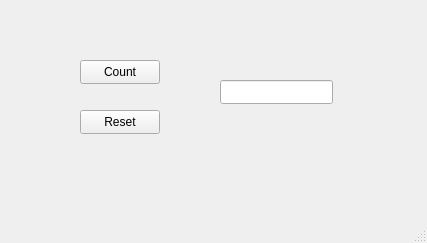
<?xml version="1.0" encoding="UTF-8"?>
<ui version="4.0">
 <class>MainWindow</class>
 <widget class="QMainWindow" name="MainWindow">
  <property name="geometry">
   <rect>
    <x>0</x>
    <y>0</y>
    <width>427</width>
    <height>243</height>
   </rect>
  </property>
  <property name="windowTitle">
   <string>MainWindow</string>
  </property>
  <widget class="QWidget" name="centralwidget">
   <widget class="QPushButton" name="countButton">
    <property name="geometry">
     <rect>
      <x>80</x>
      <y>60</y>
      <width>80</width>
      <height>24</height>
     </rect>
    </property>
    <property name="text">
     <string>Count</string>
    </property>
   </widget>
   <widget class="QPushButton" name="resetButton">
    <property name="geometry">
     <rect>
      <x>80</x>
      <y>110</y>
      <width>80</width>
      <height>24</height>
     </rect>
    </property>
    <property name="text">
     <string>Reset</string>
    </property>
   </widget>
   <widget class="QLineEdit" name="lineEdit">
    <property name="geometry">
     <rect>
      <x>220</x>
      <y>80</y>
      <width>113</width>
      <height>24</height>
     </rect>
    </property>
   </widget>
  </widget>
  <widget class="QMenuBar" name="menubar">
   <property name="geometry">
    <rect>
     <x>0</x>
     <y>0</y>
     <width>427</width>
     <height>21</height>
    </rect>
   </property>
  </widget>
  <widget class="QStatusBar" name="statusbar"/>
 </widget>
 <resources/>
 <connections/>
</ui>
